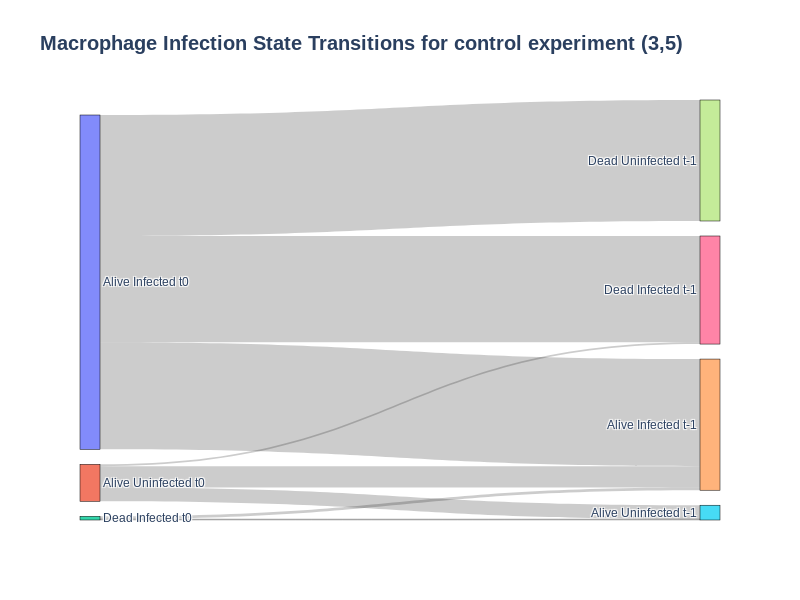

The notebook cell this image was saved under:
### Code cell
# # Define new labels for nodes including "Died"
# labels = ["<i>Initially</i> Infected", "<i>Initially</i> Uninfected", "<i>Finally</i> Infected", "<i>Finally</i> Uninfected", "Dead", "Effercytosis"]
# node_colors =  [colours.expanded_piyg[i] for i in [-1, 0, -2, 1, 2, 3]] # Add a color for "Died", e.g., black
labels = list(cell_state.keys())

# Update source, target, and value for Sankey diagram including transitions to "Died"
cell_state = {'Alive Infected t0': 0, 
              'Alive Uninfected t0': 1, 
              'Dead Infected t0': 2,
              'Dead Uninfected t0': 3,
              'Alive Infected t-1': 4, 
              'Alive Uninfected t-1': 5, 
              'Dead Infected t-1': 6,
              'Dead Uninfected t-1': 7,
             }
              
source_names = [
    'Alive Infected t0', 'Alive Infected t0', 'Alive Infected t0', 'Alive Infected t0',
    'Alive Uninfected t0', 'Alive Uninfected t0', 'Alive Uninfected t0', 'Alive Uninfected t0',
    'Dead Infected t0', 'Dead Infected t0', 'Dead Infected t0', 'Dead Infected t0',
    'Dead Uninfected t0', 'Dead Uninfected t0', 'Dead Uninfected t0', 'Dead Uninfected t0'
]

target_names = [
    'Alive Infected t-1', 'Alive Uninfected t-1', 'Dead Infected t-1', 'Dead Uninfected t-1',
    'Alive Infected t-1', 'Alive Uninfected t-1', 'Dead Infected t-1', 'Dead Uninfected t-1',
    'Alive Infected t-1', 'Alive Uninfected t-1', 'Dead Infected t-1', 'Dead Uninfected t-1',
    'Alive Infected t-1', 'Alive Uninfected t-1', 'Dead Infected t-1', 'Dead Uninfected t-1'
]
# Replace entries with their corresponding dictionary values
source = [cell_state[state] for state in source_names]
target = [cell_state[state] for state in target_names]  

# Initialize a dictionary to store cell IDs for each transition
transition_cell_ids = {(s, t): [] for s in source_names for t in target_names}

# Iterate over the DataFrame to append cell IDs for each transition
for index, row in df.iterrows():
    t0_state = row['t0 Mphi state']  # Assuming the column is named 't0 Mphi state'
    t1_state = row['t-1 Mphi state']  # Assuming the column is named 't-1 Mphi state'
    cell_id = row['Unique ID']  # Assuming the column is named 'Unique Cell ID'
    print(cell_id)
    # Append the cell ID for the transition
    transition_key = (t0_state, t1_state)
    if transition_key in transition_cell_ids:
        transition_cell_ids[transition_key].append(cell_id)

# Populate the values array by counting the number of cell IDs for each transition
values = [len(transition_cell_ids[(s, t)]) for s, t in zip(source_names, target_names)]

link_labels = [
       transition_cell_ids[(s, t)] for s, t in zip(source_names, target_names)
] #[i for i in zip(source_names, target_names)]
# # Update link colors if necessary
# link_colors = [f'rgba({int(color[1:3], 16)}, {int(color[3:5], 16)}, {int(color[5:7], 16)}, 0.25)' for color in [colours.expanded_piyg[i] for i in [-1, 0, -2, 1]]] + ["rgba(0, 0, 0, 0.25)", "rgba(0, 0, 0, 0.25)"]  # Add link colors for transitions to "Died"

# Create the Sankey diagram
fig = go.Figure(data=[go.Sankey(
    node=dict(
        pad=15,
        thickness=20,
        line=dict(color="black", width=0.5),
        label=labels,        
        # color=node_colors  # Set node colors

    ),
    link=dict(
        source=source,
        target=target,
        value=value, 
        # color=link_colors, 
        label=link_labels
    ))])

fig.update_layout(
    title_text="Macrophage Infection State Transitions for control experiment (3,5)",
    # font_size=12,
    width=800,  # Set the width of the figure
    height=600,  # Set the height of the figure
    font_family="Liberation Sans", 
    title=dict(text="<b>Macrophage Infection State Transitions for control experiment (3,5)<b>", font=dict(size=20),)
)

fig.write_html("WIP-sankey-diagram_v2.html")
fig.show()

### Figure 1 — Plotly figure (JSON) as saved in the notebook; plotly's stock layout.template omitted (floating-point values rounded to 4 significant figures)
{"data": [{"link": {"label": [[], [], [], [], [], [], [], [], [], [], [], [], [], [], [], []], "source": [0, 0, 0, 0, 1, 1, 1, 1, 2, 2, 2, 2, 3, 3, 3, 3], "target": [4, 5, 6, 7, 4, 5, 6, 7, 4, 5, 6, 7, 4, 5, 6, 7], "value": [116, 0, 115, 131, 23, 15, 2, 0, 3, 1]}, "node": {"label": ["Alive Infected t0", "Alive Uninfected t0", "Dead Infected t0", "Dead Uninfected t0", "Alive Infected t-1", "Alive Uninfected t-1", "Dead Infected t-1", "Dead Uninfected t-1"], "line": {"color": "black", "width": 0.5}, "pad": 15, "thickness": 20}, "type": "sankey"}], "layout": {"font": {"family": "Liberation Sans"}, "height": 600, "title": {"font": {"size": 20}, "text": "<b>Macrophage Infection State Transitions for control experiment (3,5)<b>"}, "width": 800}}
